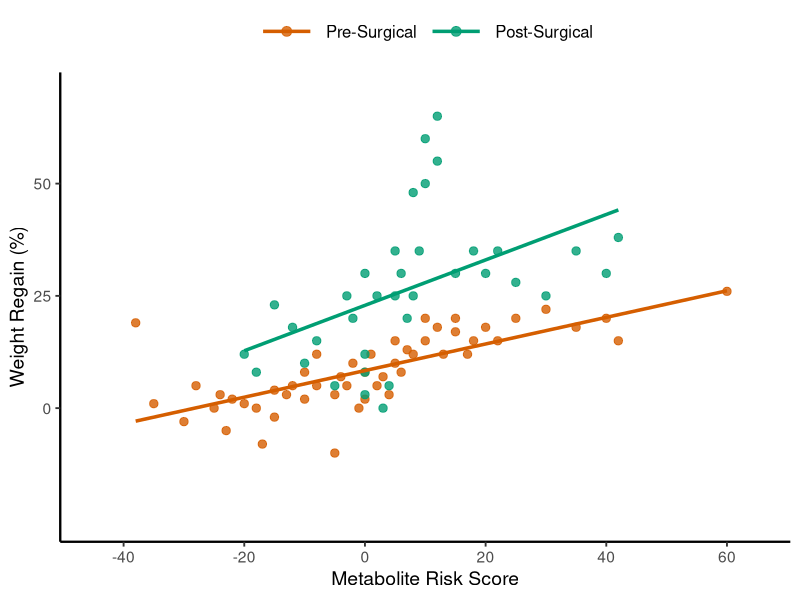

Write the R code that produced this figure.
library(ggplot2)
library(svglite)

df = read.csv("data.csv")
df$group = factor(df$group, levels = c("PreSx", "PostSx"))

group_cols = c("PreSx" = "#D55E00", "PostSx" = "#009E73")

p = ggplot(df, aes(x = MetRS, y = pct_regain, color = group)) +
  geom_point(size = 2.5, alpha = 0.8) +
  geom_smooth(aes(group = group), method = "lm", se = FALSE, linewidth = 1.2) +
  scale_color_manual(
    values = group_cols,
    labels = c("PreSx" = "Pre-Surgical", "PostSx" = "Post-Surgical"),
    name   = NULL
  ) +
  scale_x_continuous(breaks = c(-40, -20, 0, 20, 40, 60), limits = c(-45, 65)) +
  scale_y_continuous(breaks = c(0, 25, 50), limits = c(-25, 70)) +
  labs(
    x = "Metabolite Risk Score",
    y = "Weight Regain (%)"
  ) +
  theme_classic(base_size = 14) +
  theme(
    legend.position  = "top",
    legend.direction = "horizontal",
    legend.text      = element_text(size = 12),
    legend.key.width = unit(1.5, "cm"),
    axis.line        = element_line(linewidth = 0.8)
  ) +
  guides(color = guide_legend(override.aes = list(size = 3, linetype = 1)))

ggsave("fig4c.svg", p, width = 5, height = 4)
